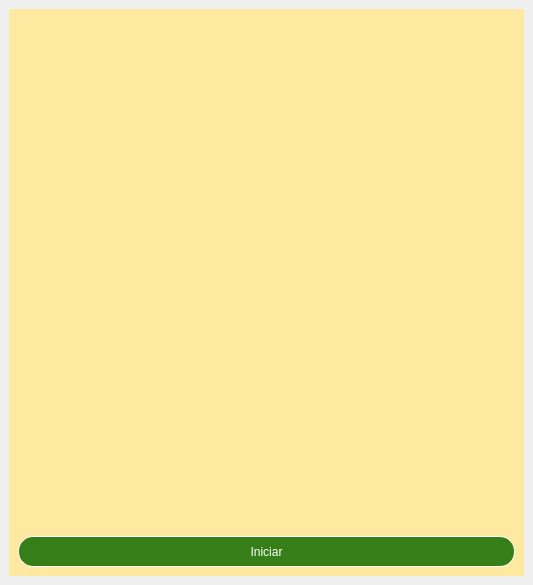
<?xml version="1.0" encoding="UTF-8"?>
<ui version="4.0">
 <class>MainWindow</class>
 <widget class="QMainWindow" name="MainWindow">
  <property name="geometry">
   <rect>
    <x>0</x>
    <y>0</y>
    <width>533</width>
    <height>585</height>
   </rect>
  </property>
  <property name="minimumSize">
   <size>
    <width>300</width>
    <height>31</height>
   </size>
  </property>
  <property name="maximumSize">
   <size>
    <width>16777215</width>
    <height>593</height>
   </size>
  </property>
  <property name="windowTitle">
   <string>MainWindow</string>
  </property>
  <widget class="QWidget" name="centralwidget">
   <layout class="QVBoxLayout" name="verticalLayout">
    <item>
     <widget class="QStackedWidget" name="Pages">
      <property name="styleSheet">
       <string notr="true">background-color: #FFE9A0</string>
      </property>
      <property name="currentIndex">
       <number>0</number>
      </property>
      <widget class="QWidget" name="pg_home">
       <layout class="QVBoxLayout" name="verticalLayout_2">
        <item>
         <widget class="QLabel" name="lbl_logo">
          <property name="styleSheet">
           <string notr="true">back ground-color: #FFE9A0</string>
          </property>
          <property name="text">
           <string>&lt;html&gt;&lt;head/&gt;&lt;body&gt;&lt;p align=&quot;center&quot;&gt;&lt;img src=&quot;:/icons/Untitled design.png&quot;/&gt;&lt;/p&gt;&lt;/body&gt;&lt;/html&gt;</string>
          </property>
         </widget>
        </item>
        <item>
         <widget class="QPushButton" name="btn_inicio">
          <property name="minimumSize">
           <size>
            <width>300</width>
            <height>31</height>
           </size>
          </property>
          <property name="cursor">
           <cursorShape>PointingHandCursor</cursorShape>
          </property>
          <property name="styleSheet">
           <string notr="true">QPushButton{
	background-color:#367E18;
	color: rgb(255,255,255);
	border-color: rgb(255,255,255);
	border-radius: 15px;
	border: 1px solid white;
}
QPushButton:hover{
	color: #ffff;
	background-color: rgb(74, 146, 30)

}</string>
          </property>
          <property name="text">
           <string>Iniciar</string>
          </property>
         </widget>
        </item>
       </layout>
      </widget>
      <widget class="QWidget" name="pg_inicio">
       <layout class="QVBoxLayout" name="verticalLayout_3">
        <item>
         <widget class="QLabel" name="label_2">
          <property name="styleSheet">
           <string notr="true">
</string>
          </property>
          <property name="text">
           <string>&lt;html&gt;&lt;head/&gt;&lt;body&gt;&lt;p align=&quot;center&quot;&gt;&lt;img src=&quot;:/icons/Untitled design.png&quot;/&gt;&lt;/p&gt;&lt;/body&gt;&lt;/html&gt;</string>
          </property>
         </widget>
        </item>
        <item>
         <widget class="QFrame" name="frame">
          <property name="cursor">
           <cursorShape>ArrowCursor</cursorShape>
          </property>
          <property name="styleSheet">
           <string notr="true">QPushButton{
	background-color:#367E18;
	color: rgb(255,255,255);
	border-color: rgb(255,255,255);
	border-radius: 15px;
	border: 1px solid white;
}

QPushButton:hover{
	color: #ffff;
	background-color: rgb(74, 146, 30)

}</string>
          </property>
          <property name="frameShape">
           <enum>QFrame::StyledPanel</enum>
          </property>
          <property name="frameShadow">
           <enum>QFrame::Raised</enum>
          </property>
          <layout class="QHBoxLayout" name="horizontalLayout">
           <item>
            <widget class="QPushButton" name="btn_play">
             <property name="minimumSize">
              <size>
               <width>150</width>
               <height>31</height>
              </size>
             </property>
             <property name="cursor">
              <cursorShape>PointingHandCursor</cursorShape>
             </property>
             <property name="text">
              <string>Jogar</string>
             </property>
            </widget>
           </item>
           <item>
            <widget class="QPushButton" name="btn_exit">
             <property name="minimumSize">
              <size>
               <width>150</width>
               <height>31</height>
              </size>
             </property>
             <property name="cursor">
              <cursorShape>PointingHandCursor</cursorShape>
             </property>
             <property name="text">
              <string>Sair</string>
             </property>
            </widget>
           </item>
          </layout>
         </widget>
        </item>
       </layout>
      </widget>
      <widget class="QWidget" name="pg_game">
       <layout class="QHBoxLayout" name="horizontalLayout_2">
        <item>
         <widget class="QFrame" name="frame_2">
          <property name="frameShape">
           <enum>QFrame::StyledPanel</enum>
          </property>
          <property name="frameShadow">
           <enum>QFrame::Raised</enum>
          </property>
          <widget class="QFrame" name="frame_3">
           <property name="geometry">
            <rect>
             <x>10</x>
             <y>250</y>
             <width>481</width>
             <height>231</height>
            </rect>
           </property>
           <property name="cursor">
            <cursorShape>PointingHandCursor</cursorShape>
           </property>
           <property name="styleSheet">
            <string notr="true">QCommandLinkButton{
background-color: #FFA41B;
border-radius: 15px;
border: 2px solid white;
color: rgb(255, 255, 255)
}
QCommandLinkButton:hover{
	background-color: rgb(255,174, 47);
	border-radius:15px;
	border:2px solid white;

}</string>
           </property>
           <property name="frameShape">
            <enum>QFrame::StyledPanel</enum>
           </property>
           <property name="frameShadow">
            <enum>QFrame::Raised</enum>
           </property>
           <layout class="QVBoxLayout" name="verticalLayout_4">
            <item>
             <widget class="QCommandLinkButton" name="btn_resp_1">
              <property name="maximumSize">
               <size>
                <width>16777215</width>
                <height>40</height>
               </size>
              </property>
              <property name="cursor">
               <cursorShape>PointingHandCursor</cursorShape>
              </property>
              <property name="text">
               <string/>
              </property>
              <property name="icon">
               <iconset resource="icons.qrc">
                <normaloff>:/icons/87e4e52fb818c32689d0e717a36b92d1.jpg</normaloff>:/icons/87e4e52fb818c32689d0e717a36b92d1.jpg</iconset>
              </property>
             </widget>
            </item>
            <item>
             <widget class="QCommandLinkButton" name="btn_resp_2">
              <property name="maximumSize">
               <size>
                <width>16777215</width>
                <height>40</height>
               </size>
              </property>
              <property name="cursor">
               <cursorShape>PointingHandCursor</cursorShape>
              </property>
              <property name="text">
               <string/>
              </property>
              <property name="icon">
               <iconset resource="icons.qrc">
                <normaloff>:/icons/87e4e52fb818c32689d0e717a36b92d1.jpg</normaloff>:/icons/87e4e52fb818c32689d0e717a36b92d1.jpg</iconset>
              </property>
             </widget>
            </item>
            <item>
             <widget class="QCommandLinkButton" name="btn_resp_3">
              <property name="maximumSize">
               <size>
                <width>16777215</width>
                <height>40</height>
               </size>
              </property>
              <property name="cursor">
               <cursorShape>PointingHandCursor</cursorShape>
              </property>
              <property name="text">
               <string/>
              </property>
              <property name="icon">
               <iconset resource="icons.qrc">
                <normaloff>:/icons/87e4e52fb818c32689d0e717a36b92d1.jpg</normaloff>:/icons/87e4e52fb818c32689d0e717a36b92d1.jpg</iconset>
              </property>
             </widget>
            </item>
            <item>
             <widget class="QCommandLinkButton" name="btn_resp_4">
              <property name="maximumSize">
               <size>
                <width>16777215</width>
                <height>40</height>
               </size>
              </property>
              <property name="cursor">
               <cursorShape>PointingHandCursor</cursorShape>
              </property>
              <property name="text">
               <string/>
              </property>
              <property name="icon">
               <iconset resource="icons.qrc">
                <normaloff>:/icons/87e4e52fb818c32689d0e717a36b92d1.jpg</normaloff>:/icons/87e4e52fb818c32689d0e717a36b92d1.jpg</iconset>
              </property>
             </widget>
            </item>
           </layout>
          </widget>
          <widget class="QLabel" name="label_3">
           <property name="geometry">
            <rect>
             <x>10</x>
             <y>60</y>
             <width>481</width>
             <height>181</height>
            </rect>
           </property>
           <property name="styleSheet">
            <string notr="true">background-color: #FFA41B;
border-radius: 15px;
border: 2px solid white;
color: rgb(255, 255, 255)</string>
           </property>
           <property name="text">
            <string>TextLabel</string>
           </property>
          </widget>
          <widget class="QLabel" name="label_4">
           <property name="geometry">
            <rect>
             <x>10</x>
             <y>10</y>
             <width>481</width>
             <height>31</height>
            </rect>
           </property>
           <property name="text">
            <string>Questões:</string>
           </property>
          </widget>
          <widget class="QFrame" name="frame_4">
           <property name="geometry">
            <rect>
             <x>10</x>
             <y>490</y>
             <width>481</width>
             <height>71</height>
            </rect>
           </property>
           <property name="cursor">
            <cursorShape>ArrowCursor</cursorShape>
           </property>
           <property name="styleSheet">
            <string notr="true"/>
           </property>
           <property name="frameShape">
            <enum>QFrame::StyledPanel</enum>
           </property>
           <property name="frameShadow">
            <enum>QFrame::Raised</enum>
           </property>
           <layout class="QHBoxLayout" name="horizontalLayout_3">
            <item>
             <widget class="QPushButton" name="btn_stop">
              <property name="minimumSize">
               <size>
                <width>150</width>
                <height>31</height>
               </size>
              </property>
              <property name="cursor">
               <cursorShape>PointingHandCursor</cursorShape>
              </property>
              <property name="styleSheet">
               <string notr="true">QPushButton{
	background-color:#CC3636;
	color: rgb(255,255,255);
	border-color: rgb(255,255,255);
	border-radius: 15px;
	border: 1px solid white;
}
QPushButton:hover{
	color: #ffff;
	background-color: rgb(215, 70, 70)

}</string>
              </property>
              <property name="text">
               <string>Parar Jogo</string>
              </property>
             </widget>
            </item>
            <item>
             <widget class="QPushButton" name="btn_verification">
              <property name="minimumSize">
               <size>
                <width>150</width>
                <height>31</height>
               </size>
              </property>
              <property name="cursor">
               <cursorShape>PointingHandCursor</cursorShape>
              </property>
              <property name="styleSheet">
               <string notr="true">QPushButton{
	background-color:#367E18;
	color: rgb(255,255,255);
	border-color: rgb(255,255,255);
	border-radius: 15px;
	border: 1px solid white;
}
QPushButton:hover{
	color: #ffff;
	background-color: rgb(74, 146, 30)

}
</string>
              </property>
              <property name="text">
               <string>Verificar Resposta</string>
              </property>
             </widget>
            </item>
           </layout>
          </widget>
         </widget>
        </item>
       </layout>
      </widget>
     </widget>
    </item>
   </layout>
  </widget>
 </widget>
 <resources>
  <include location="icons.qrc"/>
 </resources>
 <connections/>
</ui>
